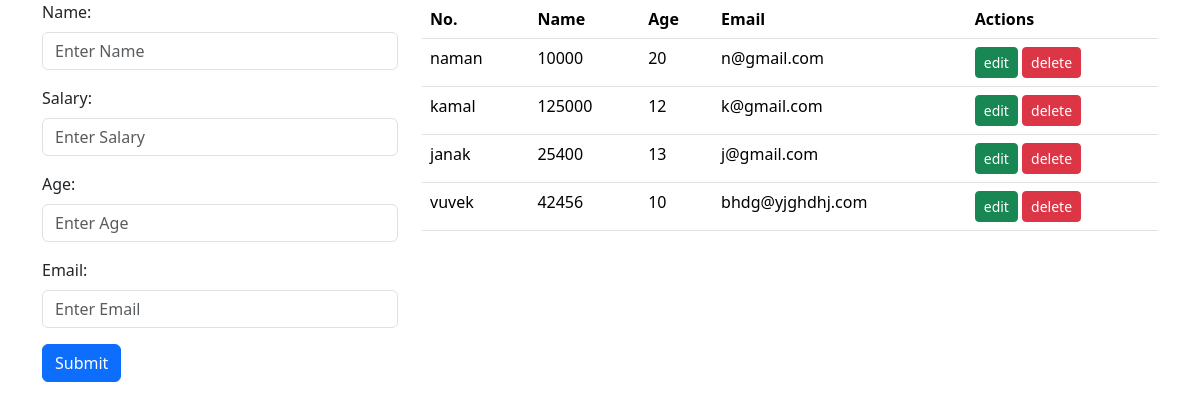
The page / on the database its author committed.
### crudform/models.py (models this page shows, shortened)
class Employee(models.Model):
    name = models.CharField(max_length=200)
    salary = models.IntegerField()
    age = models.IntegerField()
    email = models.EmailField()

### crudform/views.py (the view)
# urls.py: path('', addemployeeView,name='addemp'),
def addemployeeView(request):
    form = EmployeeForm()
    all_employee = Employee.objects.all()
    if request.method == 'POST':
        form = EmployeeForm(request.POST)
        if form.is_valid():
            form.save()
            messages.success(request,'form submission sucessful')
            return redirect('/')
    context = {
        'form' : form,
        'all_employee' : all_employee,
    }
    return render(request, 'index.html', context)

### crudform/form.py
class EmployeeForm(forms.ModelForm):
    class Meta:
        model = Employee
        fields = '__all__'
        widgets = {
            'name': forms.TextInput(attrs={'class': 'form-control', 'placeholder': 'Enter Name'}),
            'salary': forms.NumberInput(attrs={'class': 'form-control', 'placeholder': 'Enter Salary'}),
            'age': forms.NumberInput(attrs={'class': 'form-control', 'placeholder': 'Enter Age'}),
            'email': forms.EmailInput(attrs={'class': 'form-control', 'placeholder': 'Enter Email'}),
        }
        error_messages = {
            'name': {'required': 'name is reqired'},
            'salary': {'required': 'salary is reqired!'},
        }

### crudform/templates/index.html (shortened to what this page needs)
{% extends "base.html" %}
{% load static %}
{% block body %}
<div class="container">
  <div class="row">
    <div class="col-md-4">
      <form novalidate method="POST">
        {% for fm in form %}
        <div class="mb-3">
          <label class="form-label">{{fm.label_tag}}</label>
          {{fm}} <span class="text-danger"></span>
        </div>
        {% endfor %}
        <button type="submit" class="btn btn-primary">Submit</button>
      </form>
    </div>
    <div class="col-md-8">
      <table class="table">
        <thead>
          <tr>
            <th scope="col">No.</th>
            <th scope="col">Name</th>
            <th scope="col">Age</th>
            <th scope="col">Email</th>
            <th scope="col">Actions</th>
          </tr>
        </thead>
        <tbody>
          {% for i in all_employee %}
          <tr>
            <td>{{i.name}}</td>
            <td>{{i.salary}}</td>
            <td>{{i.age}}</td>
            <td>{{i.email}}</td>
            <td>
              <a href="{% url 'updateemp' i.id %}" class="btn btn-sm btn-success">edit</a>
              <a href="{% url 'deleteemp' i.id %}" class="btn btn-sm btn-danger">delete</a>
            </td>
          </tr>
          {% endfor %}
        </tbody>
      </table>
    </div>
  </div>
</div>
{% endblock body %}

### crudform/templates/base.html (shortened to what this page needs)
{% load static %}
<html lang="en">
<head>
  <link href="https://cdn.jsdelivr.net/npm/bootstrap@5.3.3/dist/css/bootstrap.min.css" rel="stylesheet"
    >
</head>
<body>
  {% block body %}
  {% endblock body %}
</body>
</html>

### rows shown on the page
Employee: name "naman", salary "10000", age "20", email "n@gmail.com"
Employee: name "kamal", salary "125000", age "12", email "k@gmail.com"
Employee: name "janak", salary "25400", age "13", email "j@gmail.com"
Employee: name "vuvek", salary "42456", age "10", email "bhdg@yjghdhj.com"

### other values the page prints
{{ fm.label_tag }} "Name:" "Salary:" "Age:" "Email:"
